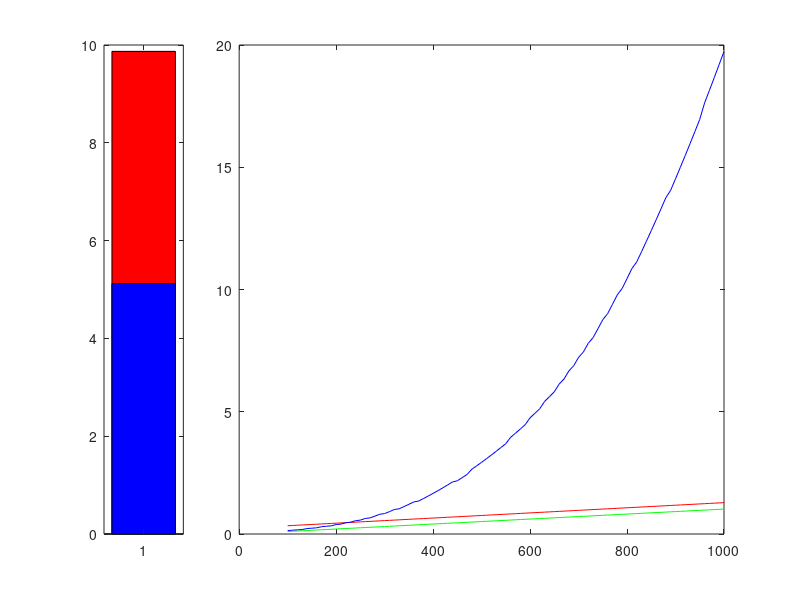

The MATLAB script that drew this image:
clear all

%% Data Set Dimensions
sectionThickness = .025;
xyResolution = .006;
zLengths = 100: 10: 1000; %length in microns
xLengths = zLengths;% [ 1 1 1 1 1] * 200; %xy length in microns
yLengths = zLengths;%[ 1 1 1 1 1 ] * 300;

%% Tissue Prep Time Variables
BlockPrepTime = 7 * 24 * 60 * 60;
SectionsCutPerSec = 0.02; %% Cutting speed
SectionsStainedPerSec = 100000000; %% Currently set large for en block staining. 
WaferConstructionTime = 60 * 60; %half an hour per wafer
SectionsPerWafer = 200;

%% Imaging Prep Time Varibles
SectionMapTime = 60; %% Seconds required to map each section
WaferChangeTime = 20 * 60 ; % Seconds for changing Wafers

%% Tile Time Variables
CycleTime = 0;  % If cycle time is known, Use Cycle time instead of Calculating TileTime
PixelDwell = 20 * 10 ^ -9; %% seconds
PixNumX = 16000; %% X Dimension of subTile
PixNumY = 16000;
BeamNumber = 1;
BeamReturnTime = 1 * 10^ -10; % ?
TilePix = BeamNumber * PixNumX * PixNumY;

%% Tile to Tile Time Variables
Section2SectionTime = 3; % seconds between Planes
SettlingTime = 1;
MovingTime = 0.1;
AutoFocusTime = 6; % delay for tile scan due to autofocus
AutoFocusFrequency = .4; % number of times to autofocus / num tiles
AutoStigTime = 3;
AutoStigFrequency = 0.4;
Tile2TileSoftwareTime = .05;
Overhead = 0; % Mystery/Software time cost for each tile

RetakeFrequency = 0.01;
DownTime = 0.1; 

%% Calculate Project Times

%%Tissue Size
xyPixels = (xLengths / xyResolution) .* (yLengths / xyResolution);  % number of pixels per plane
Sections = zLengths / sectionThickness; % number of planes

%%TissuePrepTime
TissuePrepTime = BlockPrepTime ...
    + Sections / SectionsCutPerSec ...
    + Sections / SectionsStainedPerSec ...
    + WaferConstructionTime * Sections/SectionsPerWafer;

%%ImagePrepTime
ImagingPrepTime = SectionMapTime * Sections ...
    + WaferChangeTime;

%%ImagingTime
NumTiles = (fix(xyPixels / TilePix)+1) .* Sections; % Assuming Maximum efficiency ROI
%should be improved

TileTime = PixelDwell * PixNumX * PixNumY ...
    + BeamReturnTime * PixNumY ...
    + Overhead;

if CycleTime >0
    TileTime = CycleTime;
end

Tile2TileTime = SettlingTime + MovingTime ...
    + Tile2TileSoftwareTime ...
    + AutoFocusTime * AutoFocusFrequency ...
    + AutoStigTime * AutoStigFrequency;

RetakeTime = NumTiles * RetakeFrequency ...  
    * (TileTime + Tile2TileTime + Section2SectionTime ...
    + AutoFocusTime + AutoStigTime); %Assumes automated failure detection

ImagingTime = TileTime * NumTiles ...
    + (Section2SectionTime ) * Sections ...
    + Tile2TileTime * NumTiles...
    + RetakeTime;

ScopeTime = (ImagingTime + ImagingPrepTime) * ( 1 + DownTime );



%% Show Times
subplot(1,5,2:5)
sec2day = 1/60/60/24/30;
plot(zLengths,TissuePrepTime * sec2day,'r')
hold on
plot(zLengths,ImagingPrepTime * (1 + DownTime) * sec2day,'g')
plot(zLengths,(ScopeTime)* sec2day,'b')
hold off

subplot(1,5,1)
bar(TileTime + Tile2TileTime,'r')
hold on
bar(TileTime,'b')
hold off

%% Show data
